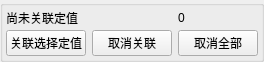
<?xml version="1.0" encoding="UTF-8"?>
<ui version="4.0">
 <class>SettingSelectDlg</class>
 <widget class="QWidget" name="SettingSelectDlg">
  <property name="geometry">
   <rect>
    <x>0</x>
    <y>0</y>
    <width>250</width>
    <height>53</height>
   </rect>
  </property>
  <property name="windowTitle">
   <string>定值关联</string>
  </property>
  <property name="styleSheet">
   <string notr="true"/>
  </property>
  <layout class="QVBoxLayout" name="verticalLayout">
   <property name="spacing">
    <number>0</number>
   </property>
   <property name="margin">
    <number>0</number>
   </property>
   <item>
    <widget class="QGroupBox" name="groupBox">
     <property name="autoFillBackground">
      <bool>true</bool>
     </property>
     <property name="styleSheet">
      <string notr="true">alternate-background-color: rgb(181, 200, 200);</string>
     </property>
     <property name="title">
      <string/>
     </property>
     <layout class="QGridLayout" name="gridLayout_3">
      <property name="margin">
       <number>3</number>
      </property>
      <property name="spacing">
       <number>3</number>
      </property>
      <item row="1" column="2">
       <widget class="QPushButton" name="pushButton_cannel">
        <property name="text">
         <string>取消关联</string>
        </property>
       </widget>
      </item>
      <item row="1" column="4">
       <widget class="QPushButton" name="pushButton_AllCannel">
        <property name="text">
         <string>取消全部</string>
        </property>
       </widget>
      </item>
      <item row="1" column="1">
       <spacer name="horizontalSpacer_2">
        <property name="orientation">
         <enum>Qt::Horizontal</enum>
        </property>
        <property name="sizeHint" stdset="0">
         <size>
          <width>40</width>
          <height>20</height>
         </size>
        </property>
       </spacer>
      </item>
      <item row="1" column="0">
       <widget class="QPushButton" name="pushButton_Setting">
        <property name="text">
         <string>关联选择定值</string>
        </property>
       </widget>
      </item>
      <item row="1" column="3">
       <spacer name="horizontalSpacer">
        <property name="orientation">
         <enum>Qt::Horizontal</enum>
        </property>
        <property name="sizeHint" stdset="0">
         <size>
          <width>40</width>
          <height>20</height>
         </size>
        </property>
       </spacer>
      </item>
      <item row="0" column="4">
       <widget class="QLabel" name="label_Value">
        <property name="text">
         <string>0</string>
        </property>
       </widget>
      </item>
      <item row="0" column="0" colspan="4">
       <widget class="QLabel" name="label_Name">
        <property name="text">
         <string>尚未关联定值</string>
        </property>
       </widget>
      </item>
     </layout>
    </widget>
   </item>
  </layout>
 </widget>
 <tabstops>
  <tabstop>pushButton_Setting</tabstop>
  <tabstop>pushButton_cannel</tabstop>
  <tabstop>pushButton_AllCannel</tabstop>
 </tabstops>
 <resources/>
 <connections/>
</ui>
